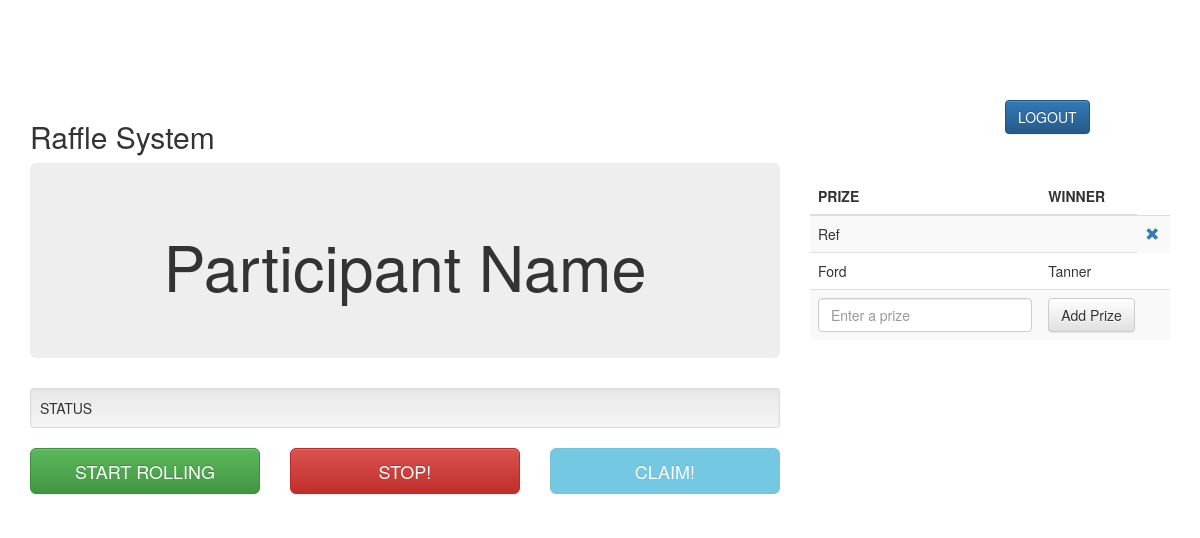
/index.php/raffle/view, run on an earlier commit of the app's database.
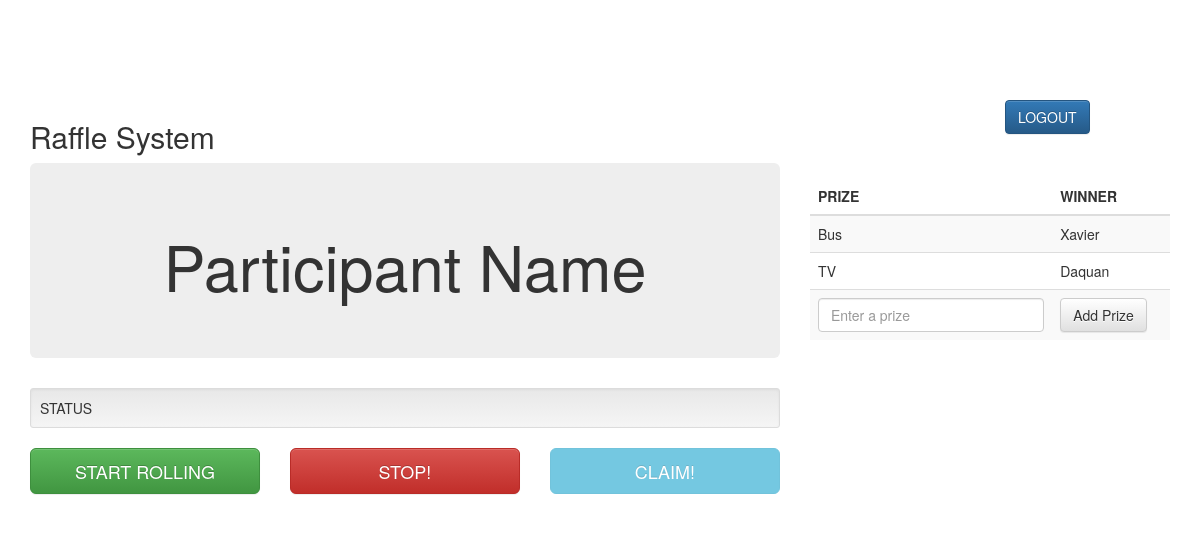
And on a later commit of the database.
### tables this page shows
CREATE TABLE `prize` (
  `prize_id` int(11) NOT NULL,
  `prize_name` varchar(30) DEFAULT NULL,
  `prize_winner` int(11) DEFAULT NULL
);

CREATE TABLE `participant` (
  `part_id` int(11) NOT NULL,
  `reg_code` int(11) NOT NULL,
  `name` varchar(40) DEFAULT NULL,
  `maiden_name` varchar(40) NOT NULL,
  `batch` varchar(15) NOT NULL,
  `bday` varchar(15) NOT NULL,
  `contact_number` varchar(15) NOT NULL,
  `annual_fee` varchar(10) NOT NULL,
  `selected` tinyint(1) DEFAULT NULL,
  `encoder_id` int(11) NOT NULL
);

### application/controllers/Raffle.php (called while the page is built, shortened)
<?php
class Raffle extends CI_Controller
{
	function __construct()
	{
		$this->load->library('form_validation');
		$this->load->model('participant_model');
		$this->load->model('prize_model');
	}
	function view()
	{
		$data['page_title']= 'Raffle System';
		$data['participant_list'] = $this->participant_model->get_participant();
		$data['prize_list'] = $this->prize_model->get_prize();
		$this->load->view('templates/header',$data);
		$this->load->view('pages/home', $data);
		$this->load->view('templates/footer');
	}
}
?>

### index.php (called while the page is built, shortened)
<?php
require_once BASEPATH.'core/CodeIgniter.php';

### application/models/prize_model.php (called while the page is built, shortened)
<?php
class Prize_model extends CI_Model
{
	function get_prize($filter = False)
	{
		if (!$filter) {
			$this->db->select('*');
			$this->db->from('prize');
			$this->db->join('participant', 'part_id=prize_winner','left');
			$query = $this->db->get();
			return $query->result_array();
		}
	}
}
?>

### application/views/pages/home.php (the view, shortened to what this page needs)
<div class="row spacer">
 <div class="span4">...</div>
 <div class="span4">...</div>
 <div class="span4">...</div>
</div>
<div class="container">
  <div class="row">
    <div class="col-lg-10">
      <h2>Raffle System</h2>
    </div>
    <div class="col-lg-2">
    <?php echo form_open('raffle/logout',array('class'=>'form-inline')); ?>
      <button  type="submit" class="btn btn-primary">LOGOUT</button>
      <?php echo form_close();?>
    </div>
  </div>
</div>
<div class="container">
  <div class="row">
    <div class="col-sm-8">
      <div class="jumbotron text-center">
        <h1 id="part_name" value="">Participant Name</h1>
      </div>
      <div class="row">
        <div class="col-sm-12">
          <div class="well well-sm" id="status_message">STATUS</div>
        </div>
      </div>
      <div class="row">
        <div class="col-sm-4">
          <button type="button" class="btn btn-success btn-block btn-lg" id="roll_button">START ROLLING</button>
        </div>
        <div class="col-sm-4">
          <button type="button" class="btn btn-danger btn-block btn-lg" id="stop_button">STOP!</button>
        </div>
        <div class="col-sm-4">
          <?php
          $attributes = array('class' => 'form', 'role'=>'form');
          echo form_open('raffle/postWinner', $attributes);
          echo validation_errors(); ?>
          <div class="form-group">
            <button type="submit" class="btn btn-info btn-block btn-lg" id="claim_button" disabled>CLAIM!</button>
          </div>
        </form>
      </div>
    </div>
    <div class="row">
      <div class="col-lg-12">
      </div>
    </div>
  </div>
  <div class="col-sm-4">
    <table class="table table-striped">
      <thead>
        <tr>
          <th>PRIZE</th>
          <th>WINNER</th>
          <th></th>
        </tr>
      </thead>
      <tbody>
        <?php
        foreach ($prize_list as $row) {
          $active_id = "";
          if (is_null($row['name'])) $active_id = "active_prize";
        echo "<tr><td>".
        "<input type='hidden' id={$active_id} value={$row['prize_id']}>".
        $row['prize_name']. '</td><td>'.
        $row["name"]. '</td><td>';
        if($active_id) echo "<td><a href='remove_prize/{$row["prize_id"]}'><span class='glyphicon glyphicon-remove remove-button' data-toggle='tooltip' title='Remove'></span></a></td>";
        echo "</tr>";
      }
      ?>
        <tr>
          <?php
          $attributes = array('class' => 'form-inline', 'role'=>'form');
          echo form_open('raffle/add_prize', $attributes);
          ?>
          <div class="form-group">
            <td>
              <input type="text" class="form-control" placeholder="Enter a prize" name="prize">
            </td>
            <td colspan="3">
              <button type="submit" class="btn btn-default">Add Prize</button>
            </td>
          </div>
        </form>
      </tr>
    </tbody>
  </table>
</div>
</div>
</div>

### application/views/templates/header.php (shortened to what this page needs)
<!DOCTYPE html>
<html>
<head>
	<link rel="stylesheet" href="<?php echo base_url("assets/css/bootstrap.min.css"); ?>" />
	<link rel="stylesheet" href="<?php echo base_url("assets/css/bootstrap-theme.min.css"); ?>" />
	<link rel="stylesheet" href="<?php echo base_url("assets/css/mycss.css"); ?>" />
</head>
<body>

### application/views/templates/footer.php (shortened to what this page needs)
</body>
</html>

### assets/css/mycss.css (style rules this page uses)
.spacer { margin-top: 40px; }

What changed in the data, as far as the page shows it:
removed prize: prize_name "Ref"
removed prize: prize_name "Ford", participant.name "Tanner"
added prize: prize_name "Bus", participant.name "Xavier"
added prize: prize_name "TV", participant.name "Daquan"
